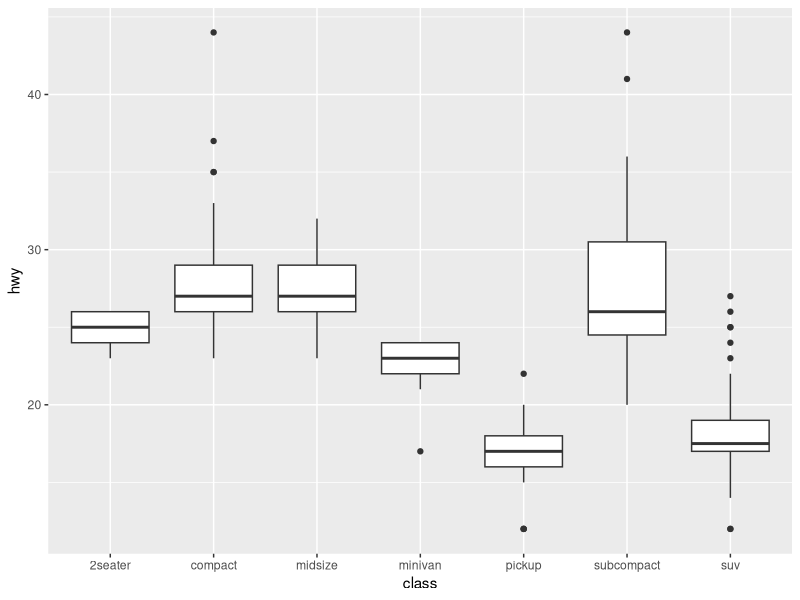
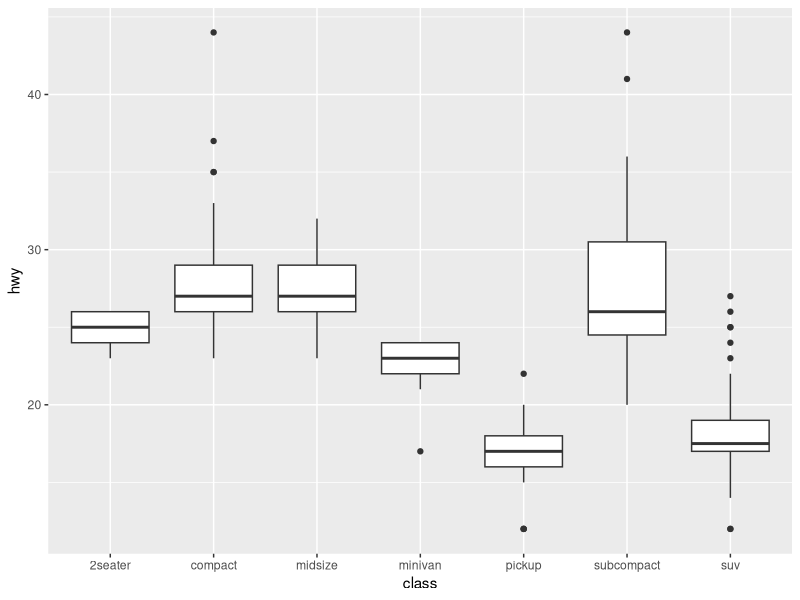

Generate these figures, in order, with R:
## ---- chunk 1
knitr::opts_chunk$set(echo = TRUE, warning=FALSE, message=FALSE, fig.width=5, fig.height=3)
## ---- chunk 2
library(forcats)
library(tidyverse)
data("mpg")
## ---- chunk 3
mpg %>% 
  ggplot(aes(x=class, y=hwy)) +
  geom_boxplot()
## ---- chunk 4

## ---- chunk 5

## ---- chunk 6

## ---- chunk 7

## ---- chunk 8
mpg %>% 
  ggplot(aes(x=class, y=hwy)) +
  geom_boxplot()
## ---- chunk 9

## ---- chunk 10

## ---- chunk 11

## ---- chunk 12

## ---- chunk 13

